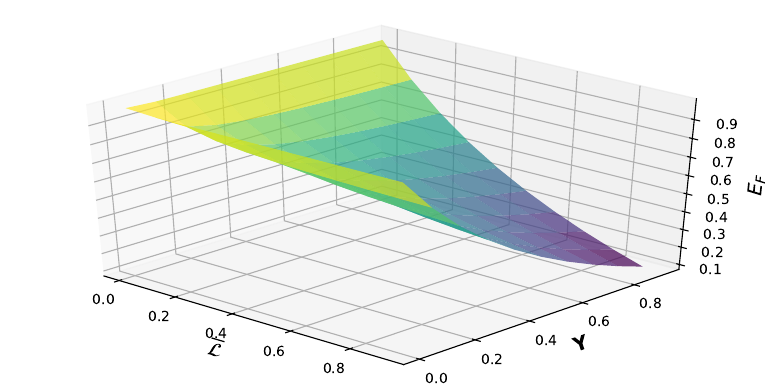

Generate this figure with Python:
import numpy as np
import matplotlib.pyplot as plt
from matplotlib import cm
from mpl_toolkits.mplot3d import Axes3D

x = np.arange(0.01, 1.01, 0.1)
y = np.arange(0.01, 1.01, 0.1)

X, Y = np.meshgrid(x, y)

def F(x, y):
    return 1. - 2. * x * y / (x + y)

Z = F(X, Y)

fig = plt.figure(figsize=plt.figaspect(0.5))
ax = fig.add_subplot(1, 1, 1, projection='3d')

ax.plot_surface(X, Y, Z, rstride=1, cstride=1, cmap=cm.viridis, linewidth=0.7, antialiased=False, alpha=0.7)
ax.set_xlabel('$\mathcal{\overline{L}}$', size=14)
ax.set_ylabel('$\mathbf{Y}$', size=14)
ax.set_zlabel('$E_F$', size=14)
plt.show()

fig.savefig("f1_surface.pdf", bbox_inches='tight')
